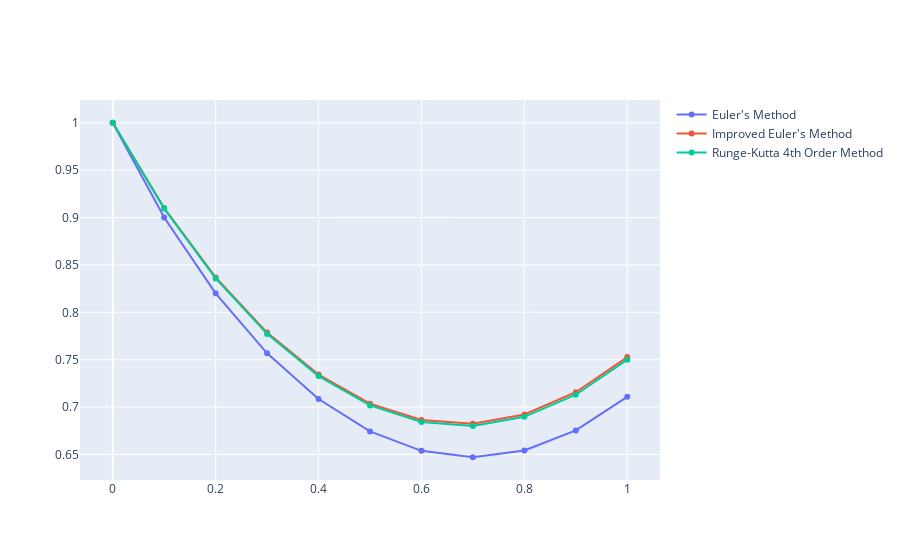

The notebook cell saved with this chart:
### Code cell
traces = []
traces.append(utils.Get_Trace(valuesEuler, "Euler's Method")[0])
traces.append(utils.Get_Trace(valuesImproved, "Improved Euler's Method")[0])
traces.append(utils.Get_Trace(valuesRK4, "Runge-Kutta 4th Order Method")[0])
utils.Get_Comparison_Traces(traces).show()

### Figure 1 — Plotly figure (JSON) as saved in the notebook; plotly's stock layout.template omitted (floating-point values rounded to 4 significant figures)
{"data": [{"mode": "lines+markers", "name": "Euler's Method", "type": "scatter", "x": [0, 0.1, 0.2, 0.3, 0.4, 0.5, 0.6, 0.7, 0.8, 0.9, 1.0], "y": [1, 0.9, 0.82, 0.7568, 0.7085, 0.6743, 0.6538, 0.6471, 0.6542, 0.6754, 0.7108]}, {"mode": "lines+markers", "name": "Improved Euler's Method", "type": "scatter", "x": [0, 0.1, 0.2, 0.3, 0.4, 0.5, 0.6, 0.7, 0.8, 0.9, 1.0], "y": [1, 0.91, 0.8368, 0.7786, 0.7344, 0.7036, 0.6863, 0.6825, 0.6922, 0.7157, 0.7528]}, {"mode": "lines+markers", "name": "Runge-Kutta 4th Order Method", "type": "scatter", "x": [0, 0.1, 0.2, 0.3, 0.4, 0.5, 0.6, 0.7, 0.8, 0.9, 1.0], "y": [1, 0.9094, 0.8358, 0.7772, 0.7327, 0.7018, 0.6842, 0.6802, 0.6897, 0.713, 0.75]}], "layout": {}}
